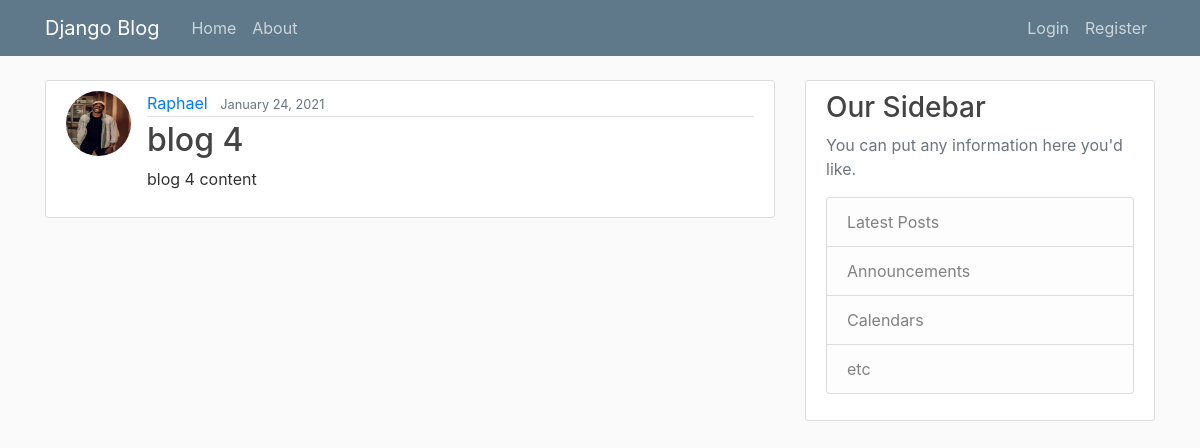
/post/5/, run on an earlier commit of the app's database.
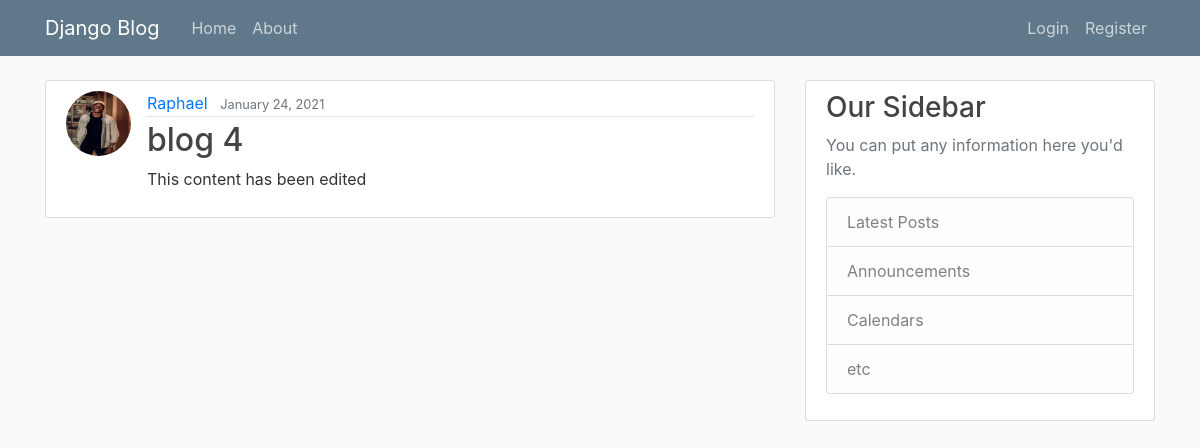
And on a later commit of the database.
### blog/models.py (models this page shows, shortened)
class Post(models.Model):
  title = models.CharField(max_length = 100)
  content = models.TextField()
  date_posted = models.DateTimeField(default = timezone.now)
  author = models.ForeignKey(User , on_delete = models.CASCADE)

### users/models.py (models this page shows, shortened)
class Profile(models.Model):
  user = models.OneToOneField(User, on_delete = models.CASCADE)
  image = models.ImageField(default = "default.jpg" , upload_to = "profile_pics_")

### blog/views.py (the view)
# urls.py: path('post/<int:pk>/', PostDetailView.as_view(), name = "post-detail"),
class PostDetailView(DetailView):
  model = Post

### blog/templates/blog/post_detail.html (shortened to what this page needs)
{% extends "blog/base.html" %}
{%  block content %}
    <article class="media content-section">
      <img src = "{{object.author.profile.image.url}}" class = "rounded-circle article-img">
    <div class="media-body">
    <div class="article-metadata">
      <a class="mr-2" href="{% url 'user-posts' object.author.username %}">
      {{ object.author }}
      </a>
      <small class="text-muted">
        {{ object.date_posted|date:"F d, Y" }}
      </small>
    </div>
    <h2 class="article-title" >{{ object.title }}</h2>
    <p class="article-content">{{ object.content }}</p>
  </div>
  </article>
{% endblock content %}

What changed in the data, as far as the page shows it:
changed Post "blog 4": content "blog 4 content" → "This content has been edited"
